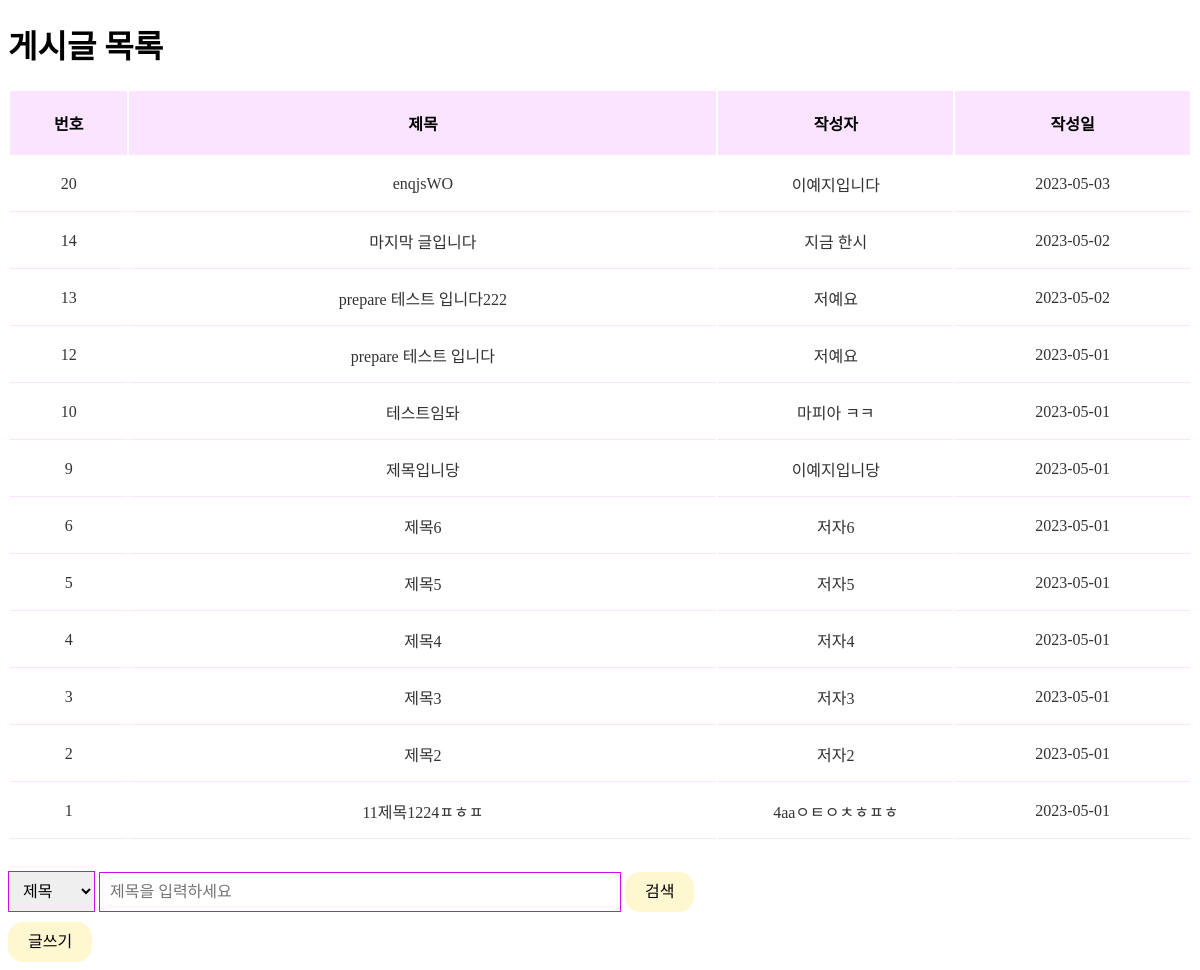
Before: / with the older database file.
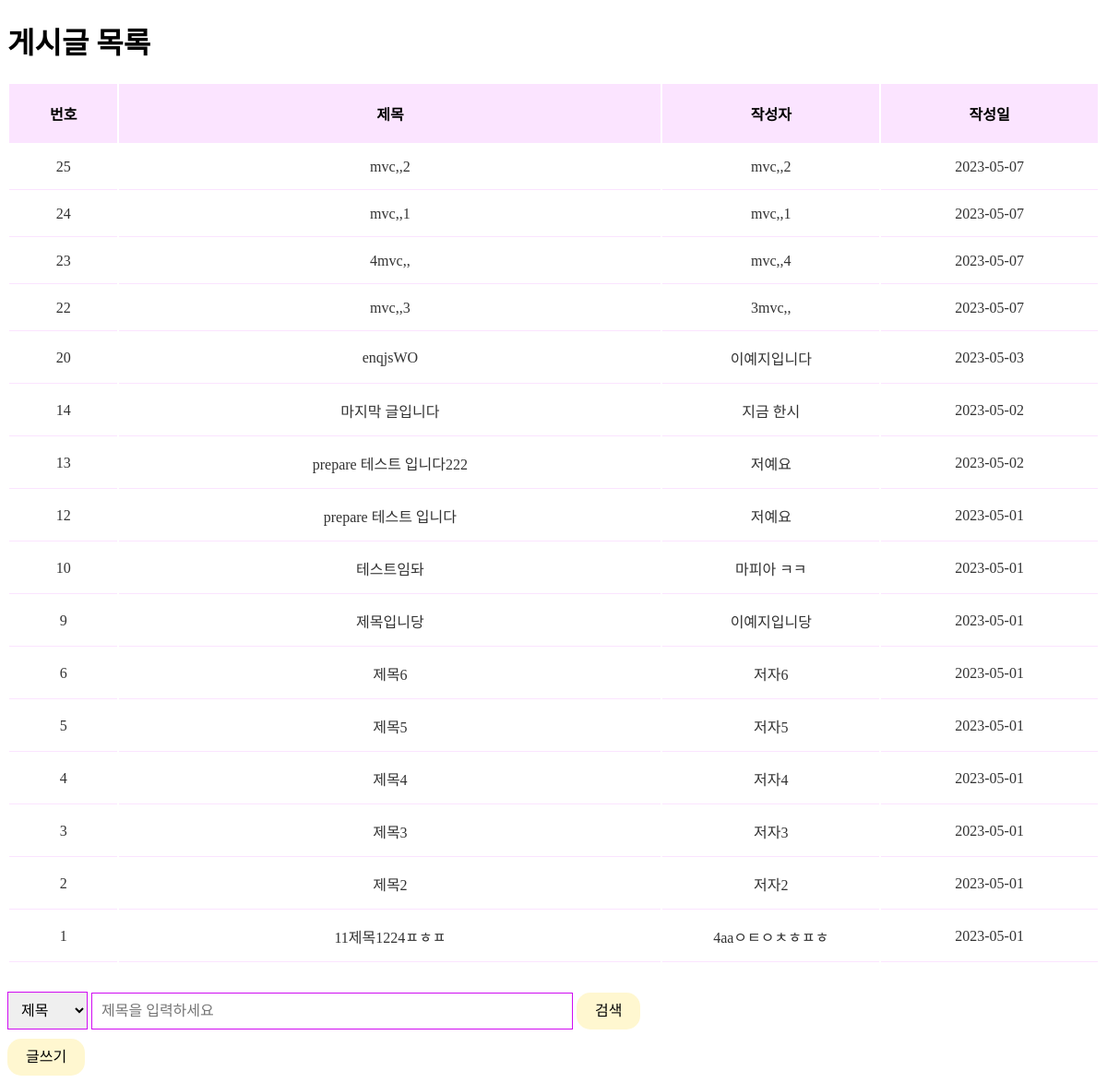
After: the same page with the newer database file.
### tables this page shows
CREATE TABLE `post` (
  `idx` int(11) NOT NULL,
  `title` varchar(50) NOT NULL,
  `content` varchar(2000) NOT NULL,
  `author` varchar(30) NOT NULL,
  `created_at` date NOT NULL DEFAULT current_timestamp(),
  `updated_at` date DEFAULT NULL
);

### controller/Controller.php (called while the page is built, shortened)
<?php
require_once './model/Model.php';
require_once './view/View.php';
class Controller {
    private $model;
    private $view;
    public function __construct(){
        $this -> model = new Model();
        $this -> view = new View();
    }
    public function listPost(){
        $posts = $this -> model -> getPostList();
        $this -> view -> showPostList($posts, 'list');
    }
}
?>

### model/Model.php (called while the page is built, shortened)
<?php
require_once 'database/Database.php';
class Model {
    private $db;
    public function __construct(){
        $this -> db = Database::getInstance() -> getPdo();
    }
    public function getPostList(){
        $sql = "SELECT * FROM post ORDER BY idx DESC";
        $stmh = $this -> db -> prepare($sql);
        $stmh -> execute();
        $result = $stmh -> fetchAll();
        return $result;
    }
}
?>

### database/Database.php (called while the page is built)
<?php
class Database{
    private static $instance = null;
    private $pdo;
    private function __construct(){
        $host = "localhost";
        $username = "root";
        $password = "";
        $dbname="board";
        try {
            $this -> pdo = new PDO("mysql:host=$host;dbname=$dbname;charset=utf8", $username, $password);
            $this -> pdo -> setAttribute(PDO::ATTR_ERRMODE, PDO::ERRMODE_EXCEPTION);
        } catch (PDOException $e){
            die('데이터베이스 연결 실패: ' . $e -> getMessage());
        }
    }
    public static function getInstance(){
        if(self::$instance == null){
            self::$instance = new Database();
        }
        return self::$instance;
    }
    public function getPdo(){
        return $this -> pdo;
    }
}
?>

### view/View.php (the view, shortened to what this page needs)
<?php
class View{
    private $title;
    public function showPostList($post, $type){
        if($type === 'list'){
            $this -> title = "게시글 목록";
        } else if ($type === 'search'){
            $this -> title = "게시글 검색 결과";
        }
        $this -> content = <<<HTML
            <h1>{$this -> title}</h1>
            <table>
                <colgroup>
                    <col width="10%" />
                    <col width="50%" />
                    <col width="20%" />
                    <col width="20%" />
                </colgroup>
                <thead class="thead">
                    <tr>
                        <th>번호</th>
                        <th>제목</th>
                        <th>작성자</th>
                        <th>작성일</th>
                    </tr>
                </thead>
                <tbody class="tbody">
        HTML;
        foreach($post as $row){
            $this -> content .= <<<HTML
                        <tr>
                            <td>
                                <a href="view.php?idx={$row['idx']}" class="title">
                                    {$row["idx"]}
                                </a>
                            </td>
                            <td>
                                <a href="view.php?idx={$row['idx']}" class="title">
                                    {$row["title"]}
                                </a>
                            </td>
                            <td>
                                {$row["author"]}
                            </td>
                            <td>
                                {$row["created_at"]}
                            </td>
                        </tr>
            HTML;
        }
        if($type === 'list'){
            $this -> content .= <<<HTML
                    </tbody>
                </table>
                <form action="search.php" method="post">
                    <select name="search_option" id="">
                        <option value="title">제목</option>
                        <option value="author">작성자</option>
                        <option value="content">내용</option>
                    </select>
                    <input type="text" name="search" placeholder="제목을 입력하세요" style="display: inline-block;">
                    <button type="submit">검색</button>
                </form>
                <a href="write.php">글쓰기</a>
            HTML;
        } else if ($type === 'search'){
            $this -> content .= <<<HTML
                    </tbody>
                </table>
                <a href="index.php">목록</a>
            HTML;
        }
        echo $this -> content;
    }
}
?>

### index.php (shortened to what this page needs)
<!DOCTYPE html>
<html lang="en">
<head>
    <link rel="stylesheet" href="../style.css">
</head>
<body>
    <?php
    require_once 'controller/Controller.php';
    $controller = new Controller();
    $controller -> listPost();
    ?>
</body>
</html>

### style.css (style rules this page uses)
input, textarea { all: unset; padding: 10px; display: block; width: 100%; max-width: 500px; margin-bottom: 10px; border: 1px solid #d00bf2; }
select { padding: 10px; font-size: 1rem; border: 1px solid #d00bf2; }
a, button { all: unset; display: inline-block; padding: 0 20px; height: 40px; line-height: 40px; border-radius: 15px; background-color: #fff7d0; cursor: pointer; }
table { padding-bottom: 30px; width: 100%; table-layout: fixed; }
th { padding: 20px 15px; font-weight: 600; }
td { padding: 15px; text-align: center; color: #333; border-bottom: 1px solid #fbe4ff; }
.thead { background-color: #fbe4ff; }
.tbody { border: 1px solid rgba(0, 0, 0, 0.3); }
.title { all: unset; cursor: pointer; }

Changed rows visible on the page:
added post: idx "25", title "mvc,,2", author "mvc,,2", created_at "2023-05-07"
added post: idx "24", title "mvc,,1", author "mvc,,1", created_at "2023-05-07"
added post: idx "23", title "4mvc,,", author "mvc,,4", created_at "2023-05-07"
added post: idx "22", title "mvc,,3", author "3mvc,,", created_at "2023-05-07"
